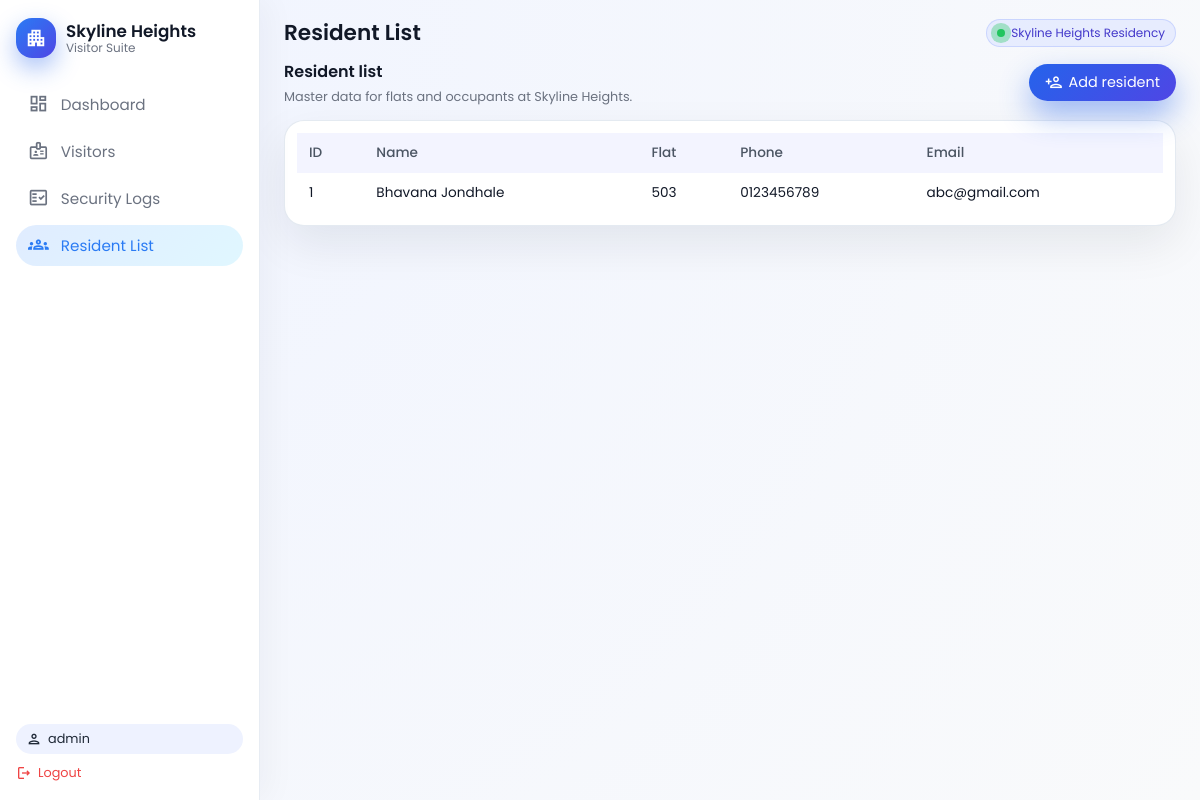
The app's page /residents (signed in) with its own data.
### tables this page shows
CREATE TABLE residents (
            id INTEGER PRIMARY KEY AUTOINCREMENT,
            name TEXT NOT NULL,
            flat_no TEXT NOT NULL,
            phone TEXT,
            email TEXT
        );

### app.py (the view)
    def wrapped_view(*args, **kwargs):
        if "user_id" not in session:
            return redirect(url_for("login"))
        return view(*args, **kwargs)

### app.py (called while the page is built)
def get_db_connection():
    conn = sqlite3.connect(DB_NAME)
    conn.row_factory = sqlite3.Row
    return conn

def login_required(view):
    def wrapped_view(*args, **kwargs):
        if "user_id" not in session:
            return redirect(url_for("login"))
        return view(*args, **kwargs)
    wrapped_view.__name__ = view.__name__
    return wrapped_view

@app.route("/residents")
@login_required
def residents():
    conn = get_db_connection()
    residents = conn.execute(
        "SELECT * FROM residents ORDER BY flat_no ASC"
    ).fetchall()
    conn.close()
    return render_template("residents.html", residents=residents, page_title="Resident List")

### templates/residents.html (shortened to what this page needs)
{% extends "base.html" %}
{% block content %}
<div class="page-header-row">
  <div>
    <h2 class="section-title">Resident list</h2>
    <p class="hint-text">Master data for flats and occupants at Skyline Heights.</p>
  </div>
  <button class="btn-primary" data-open-modal="addResidentModal">
    <span class="material-icons-outlined btn-icon">person_add</span>
    Add resident
  </button>
</div>
<div class="table-card">
  <table class="data-table">
    <thead>
      <tr>
        <th>ID</th>
        <th>Name</th>
        <th>Flat</th>
        <th>Phone</th>
        <th>Email</th>
      </tr>
    </thead>
    <tbody>
      {% if residents %}
        {% for r in residents %}
          <tr>
            <td>{{ r["id"] }}</td>
            <td>{{ r["name"] }}</td>
            <td>{{ r["flat_no"] }}</td>
            <td>{{ r["phone"] or "-" }}</td>
            <td>{{ r["email"] or "-" }}</td>
          </tr>
        {% endfor %}
      {% else %}
        <tr>
          <td colspan="5" class="empty-row">No residents added yet.</td>
        </tr>
      {% endif %}
    </tbody>
  </table>
</div>
{% endblock %}

### static/styles.css (style rules this page uses)
:root { --bg: #ffffff; --accent: #2a7bf4; --accent-soft: #e4efff; --accent-green: #2ecc71; --text-main: #111827; --text-muted: #6b7280; --border-soft: #e5e7eb; --gray-bg: #f4f6fa; --sidebar-bg: #ffffff; --shadow-soft: 0 18px 45px rgba(15, 23, 42, 0.08); --radius-xl: 20px; }
* { box-sizing: border-box; }
body { margin: 0; font-family: "Poppins", system-ui, -apple-system, BlinkMacSystemFont, "Segoe UI", sans-serif; background: radial-gradient(circle at top left, #f0f4ff, #f9fafb); color: var(--text-main); }
.section-title { margin: 0; font-size: 1rem; font-weight: 600; }
.hint-text { margin: 4px 0 0 0; font-size: 0.8rem; color: var(--text-muted); }
.btn-primary, .btn-secondary, .btn-chip, .btn-ghost, .icon-btn { border: none; border-radius: 999px; padding: 8px 16px; cursor: pointer; font-family: inherit; font-size: 0.9rem; display: inline-flex; align-items: center; gap: 6px; outline: none; }
.btn-primary { background: linear-gradient(135deg, #2563eb, #4f46e5); color: #ffffff; box-shadow: 0 14px 30px rgba(37, 99, 235, 0.45); }
.btn-icon { font-size: 1.1rem; }
.table-card { background: #ffffff; border-radius: var(--radius-xl); box-shadow: var(--shadow-soft); border: 1px solid rgba(226, 232, 240, 0.9); padding: 12px; overflow-x: auto; }
.data-table { width: 100%; border-collapse: collapse; min-width: 600px; }
.data-table th, .data-table td { padding: 10px 12px; text-align: left; font-size: 0.85rem; }
.data-table thead { background: #f3f4ff; }
.data-table thead th { font-weight: 500; color: #4b5563; }
.page-header-row { display: flex; justify-content: space-between; align-items: center; margin-bottom: 14px; }

### records on screen
residents: id "1", name "Bhavana Jondhale", flat_no "503", phone "0123456789", email "abc@gmail.com"

### other values on screen
{{ session["username"] }} "admin"
{{ page_title if page_title else "Dashboard" }} "Resident List"
